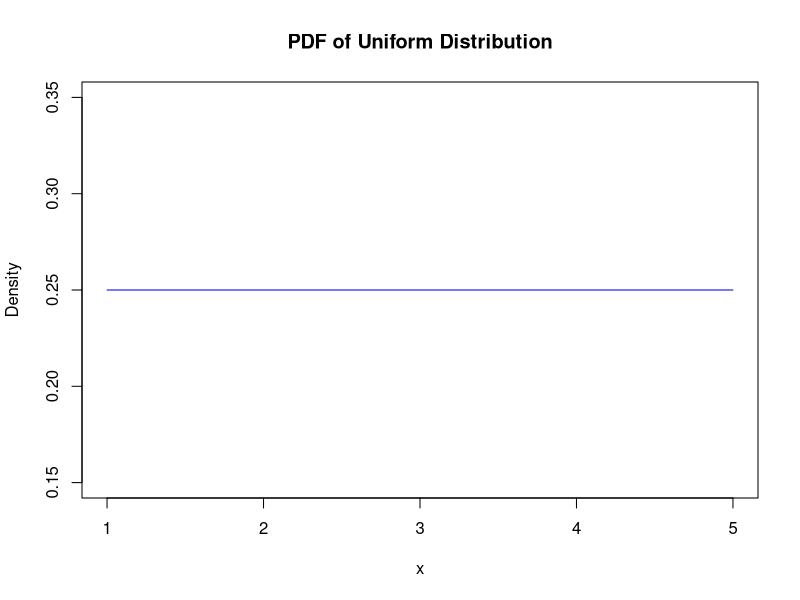
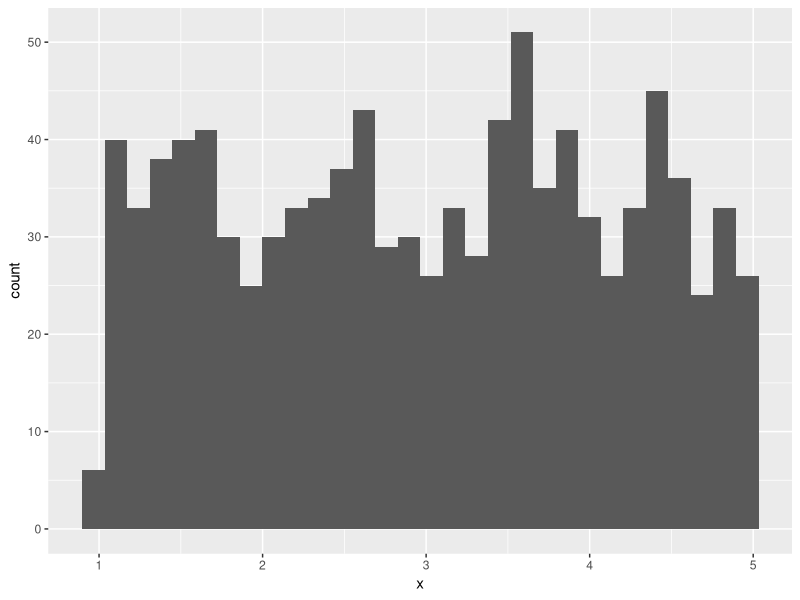
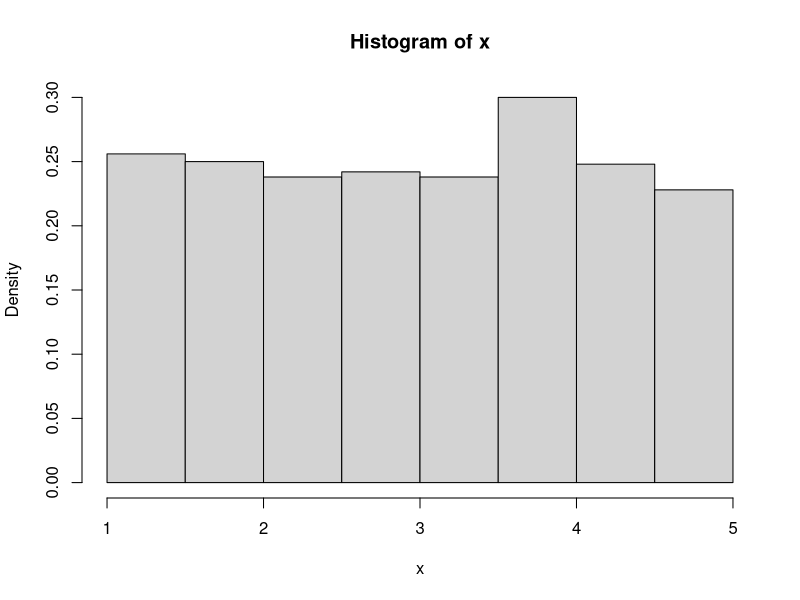
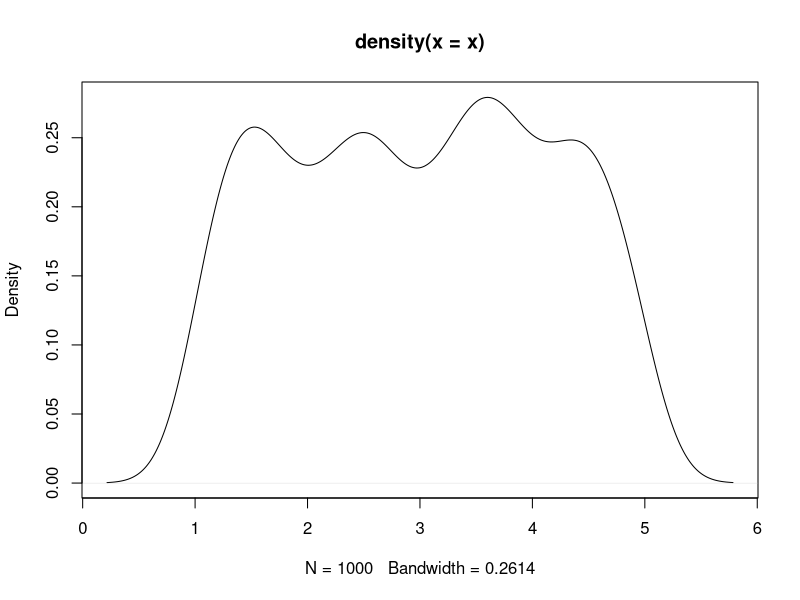
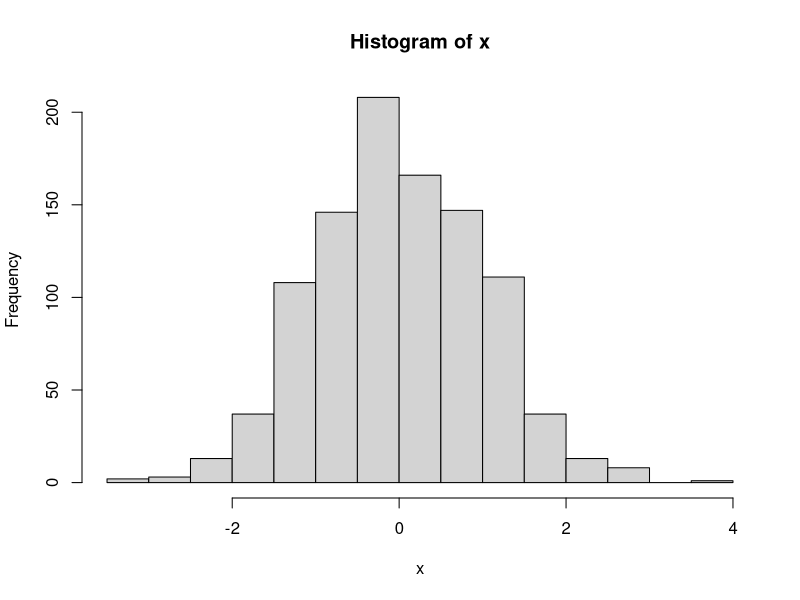
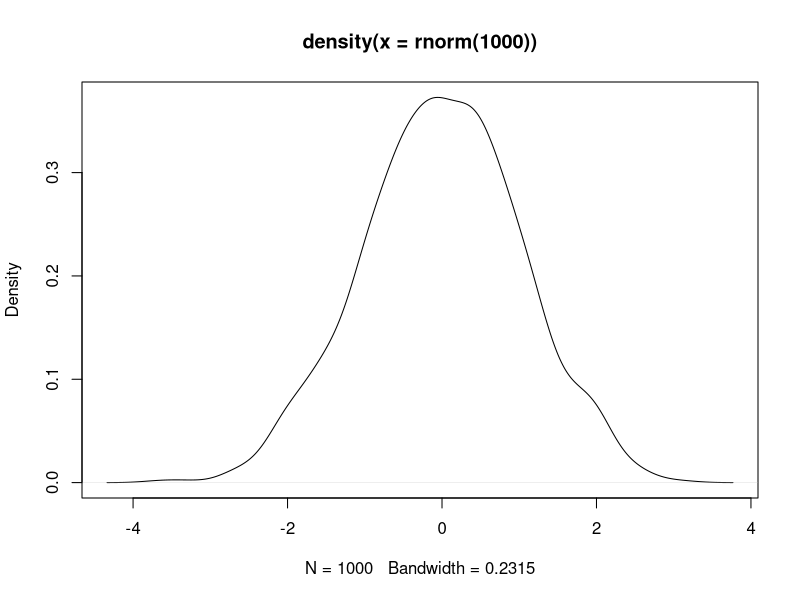
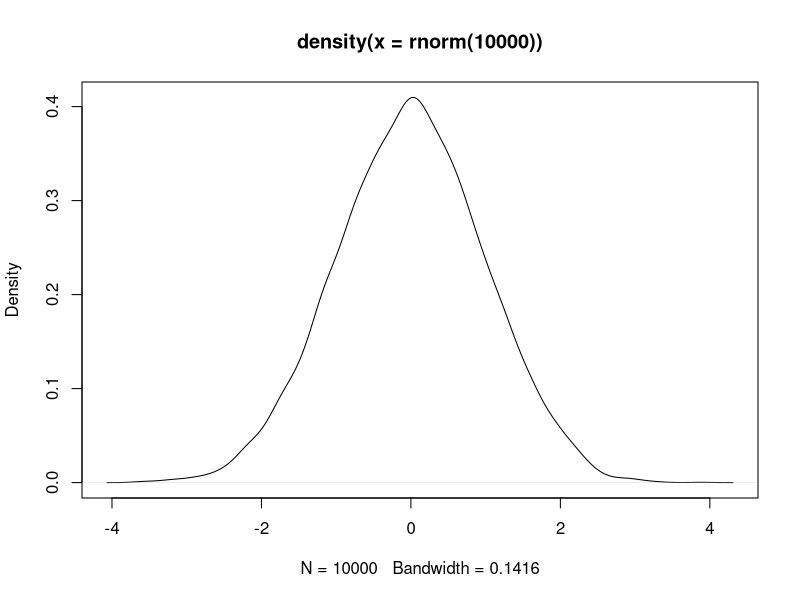
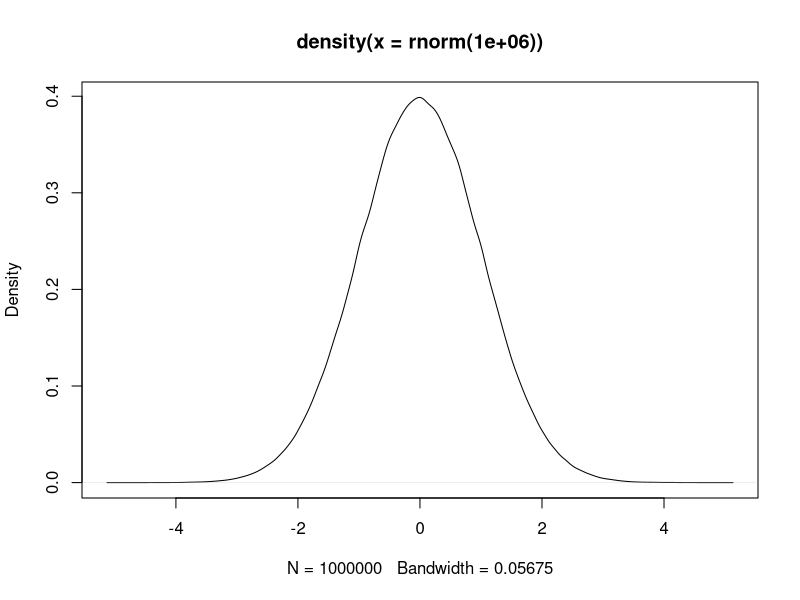

Write the R code that produced these figures, in order.
dev.off()
library("dplyr")
library("ggplot2")
rm(list=ls()); cat("\014")

#### uniform distribution ####
set.seed(2022)
a = 1; b = 5
x = runif(1000, min=a, max=b)
(b + a) / 2 # mean
(b - a)^2 / 12 # var

x %>% summary
x %>% sd
x %>% var

# density and density curve
dunif(x, min=a, max=b) 
curve(dunif(x, min=a, max=b), from=a, to=b, main="PDF of Uniform Distribution", ylab="Density", xlab="x", col="blue")

# histogram
ggplot() + 
  aes(x = x) + 
  geom_histogram()

hist(x, freq = F)
plot(density(x))

#### normal distribution ####
set.seed(2022)
x = rnorm(1000)
x %>% summary
x %>% sd
hist(x)

plot(density(rnorm(1000)))
plot(density(rnorm(10000)))
plot(density(rnorm(1000000)))

ggplot() + 
  aes(x = x) + 
  geom_histogram()

dnorm(0) # probability at x=0
pnorm(0) # area upto x=0
qnorm(0.5) # area=0.5 till what value of x

#### student's t-distribution ####
set.seed(2022)
x = rt(n=1000, df = 10)
x %>% summary
x %>% sd

hist(x, freq=FALSE, breaks = "Scott")

plot(density(x))
plot(density(rt(n=1000000, df = 10)))


# Plot distribution - varying DoF
par(mfrow=c(3,3))
for(df in 1:9){
  x = rt(n=1000000, df = df)
  plot(density(x))
  
  # ggplot() + 
  #   aes(x = x) + 
  #   geom_histogram(aes(y = ..density..), colour = 1, fill = "white") +
  #   geom_density() %>% 
  #   print
}
par(mfrow=c(1,1))

# Plot distribution - varying n
par(mfrow=c(2,4))
for(i in 1:7){
  x = rt(n=10^i, df = 5)
  plot(density(x))
  
  # ggplot() + 
  #   aes(x = x) + 
  #   geom_histogram(aes(y = ..density..), colour = 1, fill = "white") +
  #   geom_density() %>% 
  #   print
}
par(mfrow=c(1,1))

# dt returns probability density (y axis of hist) corresponding to a point on x-axis
plot(density(x))
dt(2, df = 10)

# pt returns area under the t-curve. q=2 yields area from x=-Inf to x=2
# Cumulative probability
pt(q=2, df = 10)
pt(q=4, df = 10)  # 0.9987408
pt(q=Inf, df = 10)
pt(q=4, df = 10, lower.tail = F) # 1-pt(q=4, df = 10)

# qt returns x-value corresponfing area under the t-curve.
qt(p=0.9987408, df = 10) # returns 4
qt(p=pt(q=4, df = 10), df = 10) # returns 4, same as earlier

#### binomial distribution ####
# n: number of experiments you run
# size: number of trials in each experiment
# prob: prob of success in each trial
# rbinom output: #successful trials in each experiment. always less than size
rbinom(n=2, size=5, prob=0.1)
rbinom(n=10, size=2, prob=0.5)

rbinom(n=7, size=100, prob=0.5) # 100 coins tossed daily, for 7 days. heads=success
# returns how many heads each day

sample(c("H","T"), 10, replace = T)

set.seed(2022)
# prob of observing 2 successess in 5 trials. prob of success in each trial is 0.1
# dbinom returns f(x): probability density function
x = dbinom(x=2, size=5, prob=0.1)
x 
dbinom(x=5, size=10, prob=0.5)
dbinom(x=0, size=200, prob=0.02)

dbinom(x=0, size=200, prob=1)
dbinom(x=200, size=200, prob=1)
dbinom(x=100, size=200, prob=1)
dbinom(x=199, size=200, prob=1)
dbinom(x=c(0,50,100,199,200), size=200, prob=1)

dist = dbinom(x=0:40, size = 40, prob = 0.5)
plot(0:40, dist, type = "l")
mean(dist)
var(dist) 
40*0.5
40*0.5*(1-0.5)


pbinom(2,5,0.1) # prob of observing 2 successes or fewer


pbinom(3,5,0.1) - (dbinom(0,5,0.1) + dbinom(1,5,0.1) + dbinom(2,5,0.1) + dbinom(3,5,0.1))
dbinom(3,5,0.1) # is same as
pbinom(3,5,0.1) - pbinom(2,5,0.1)

set.seed(2022)
x = dbinom(x=2, size=5, prob=0.1)
x %>% mean # n*p
var(x) # n*p*(1-p)


# problem 1. Let X represent the number of sixes in 10 rolls of a fair die.  
# Simulate 50 runs of this probability experiment. 
set.seed(2022)
rbinom(50, 10, 1/6)
rbinom(50, 10, 1/6) %>% table

# problem 2. According to a recent survey, 72% of Americans prefer dogs to cats. 
# If 8 Americans are chosen at random, what is the probability that 6 prefer dogs?  
# That fewer than 6 do?
dbinom(x=6,size=8,prob=0.72)


# problem 3. A weighted coin has a 42% chance of coming up heads. 
# What is the expected number of heads in 5 tosses? 
# The standard deviation? 
# Construct a probability histogram for X, the number of heads in 5 tosses.
x_possible_values = 0:5
probs = dbinom(x_possible_values, size=5, 0.42)
weighted.mean(x_possible_values, probs) # numerically same as  5*0.42
library("tidyverse")
qplot(x_possible_values, weight= probs, geom="histogram", 
      bins = length(x_possible_values))

qplot(0:40, 
      weight = dbinom(0:40, size=40, 0.5), 
      geom="histogram", 
      bins = length(0:40))

x = rbinom(10000, 10, 0.5)
table(x) %>% plot()

#### chi-square distribution ####

#### f distribution ####

#### poisson distribution ####

#### exponential distribution ####

#### weibull distribution ####







#### Central Limit Theorem   ####
set.seed(2022)
population = 
  rnorm(10000, mean = 6, sd = 4)
# runif(10000, 1, 5)
mean(population)
var(population)

sample_means = NULL
for (i in 1:10000){
  my_sample = sample(population, 100)
  sample_means = c(sample_means, mean(my_sample))
  sample_vars = c(sample_means, var(my_sample))  
}
mean(sample_means) # mean of sample mean will be same as mean of population
var(sample_means) # var of sample mean = var(population) / sample size n

hist(sample_means, breaks = sqrt(length(sample_means)), freq = F)
lines(density(sample_means), col = "red")


